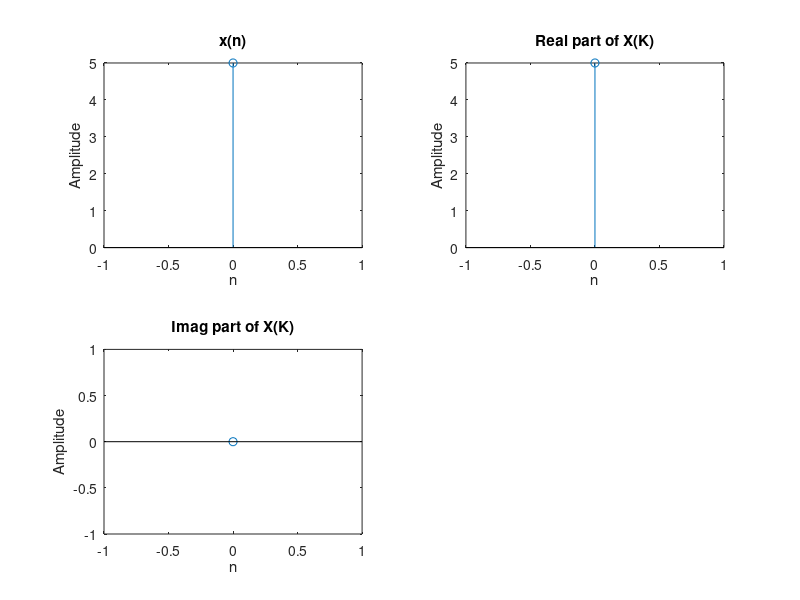

Here is the MATLAB script that generated this plot:
clc;  
clear all;
x=input('enter x[n]:');
N=length(x);
levels=nextpow2(N);
xn=[x,zeros(1,(2^levels)-N)];
N=length(xn);
tw=cos(2*pi*(1/N)*(0:N/2-1))-j*sin(2*pi*(1/N)*(0:N/2-1));
for level=levels:-1:1
    L=2^level;
    twlvl=tw(1:N/L:N/2);
    for k=0:L:N-L     
        for n=0:L/2-1
            A=x(n+k+1);
            B=x(n+k+(L/2)+1);
            x(n+k+1)=A+B;
            x(n+k+(L/2)+1)=(A-B)*twlvl(n+1);;
            end  
    end
    x
    end
x=bitrevorder(x)
XK=x
n=0:N-1;
subplot(2,2,1);
stem(n,xn);
title('x(n)');
xlabel('n');
ylabel('Amplitude');
subplot(2,2,2);
stem(n,real(XK));
title('Real part of X(K)');
xlabel('n');
ylabel('Amplitude');
subplot(2,2,3);
stem(n,imag(XK));
title('Imag part of X(K)');
xlabel('n');ylabel('Amplitude');
